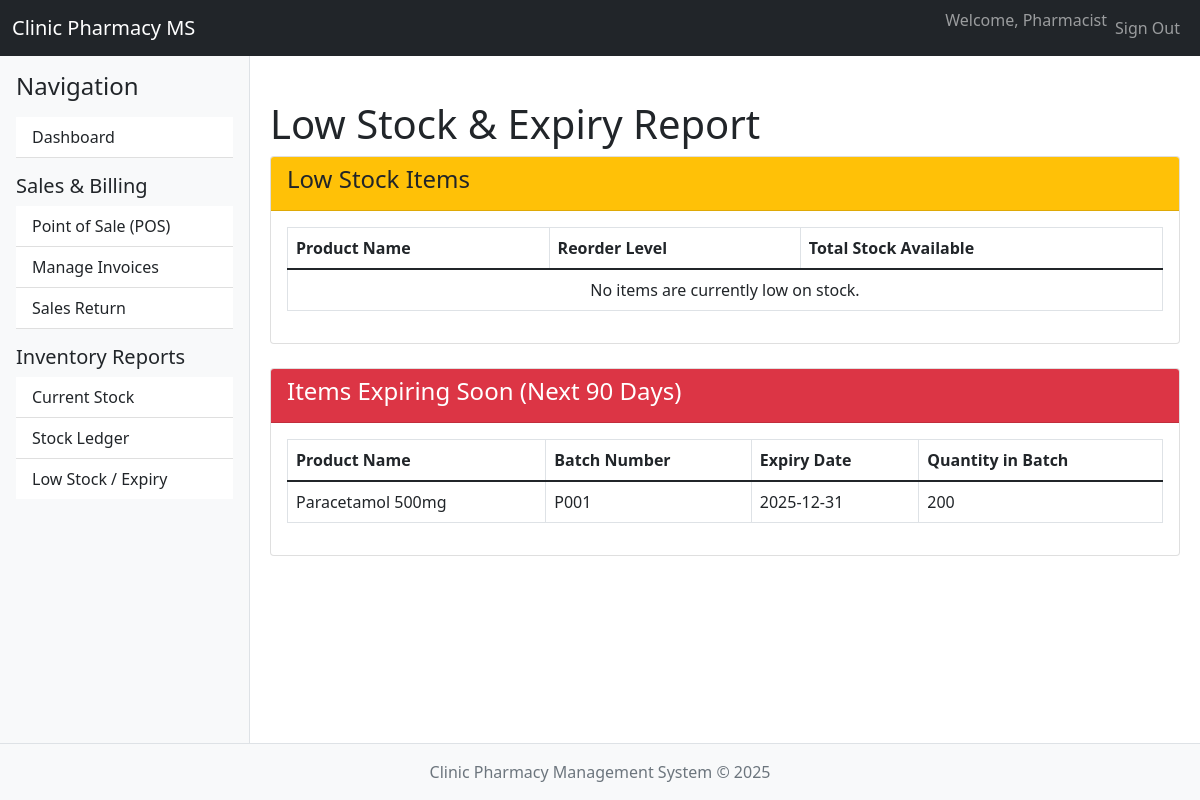
The page /modules/report_low_stock_expiry.php (signed in) on the database its author committed.
### tables this page shows
CREATE TABLE `stock_batches` (
  `id` int(11) NOT NULL AUTO_INCREMENT,
  `product_id` int(11) NOT NULL,
  `batch_number` varchar(255) NOT NULL,
  `mfg_date` date DEFAULT NULL,
  `expiry_date` date DEFAULT NULL,
  `current_qty` int(11) NOT NULL,
  `purchase_price` decimal(10,2) NOT NULL,
  `tax_rate` decimal(5,2) DEFAULT NULL,
  PRIMARY KEY (`id`),
  KEY `product_id` (`product_id`),
  CONSTRAINT `stock_batches_ibfk_1` FOREIGN KEY (`product_id`) REFERENCES `products` (`id`) ON DELETE CASCADE
);

CREATE TABLE `products` (
  `id` INT(11) NOT NULL AUTO_INCREMENT,
  `product_name` VARCHAR(255) NOT NULL,
  `generic_name` VARCHAR(255) DEFAULT NULL,
  `description` VARCHAR(100) DEFAULT NULL,
  `hsn_code` VARCHAR(20) DEFAULT NULL,
  `mrp` DECIMAL(10, 2) NOT NULL,
  `tax_excluded_price` DECIMAL(10, 2) NOT NULL,
  `tax_amount` DECIMAL(10, 2) NOT NULL,
  `taxable` VARCHAR(10) NOT NULL DEFAULT 'yes',
  `itax_rate` DECIMAL(5, 2) NOT NULL,
  `cess_rate` DECIMAL(5, 2) NOT NULL,
  `reorder_level` INT(11) NOT NULL,
  `is_active` TINYINT(1) DEFAULT 1,
  `is_favorite` TINYINT(1) DEFAULT 0,
  `submitted_by` VARCHAR(100) NOT NULL,
  `submitted_date` TIMESTAMP NOT NULL DEFAULT CURRENT_TIMESTAMP,
  `status` VARCHAR(100) NOT NULL DEFAULT 'available',
  PRIMARY KEY (`id`)
);

### modules/report_low_stock_expiry.php (the view, shortened to what this page needs)
<?php
require_once '../includes/header.php';
require_once '../includes/sidebar.php';
require_once '../config/database.php';
$low_stock_items = [];
$expiring_items = [];
$sql_expiring = "
    SELECT p.product_name, sb.batch_number, sb.expiry_date, sb.current_qty
    FROM stock_batches sb
    JOIN products p ON sb.product_id = p.id
    WHERE sb.expiry_date BETWEEN CURDATE() AND DATE_ADD(CURDATE(), INTERVAL 90 DAY)
    ORDER BY sb.expiry_date ASC
";
if ($result = $conn->query($sql_expiring)) {
    while ($row = $result->fetch_assoc()) $expiring_items[] = $row;
}
?>
<h1 class="mt-4">Low Stock & Expiry Report</h1>
<div class="card mb-4">
    <div class="card-header bg-warning"><h4>Low Stock Items</h4></div>
    <div class="card-body">
        <table class="table table-bordered">
            <thead><tr><th>Product Name</th><th>Reorder Level</th><th>Total Stock Available</th></tr></thead>
            <tbody>
                <?php if (empty($low_stock_items)): ?>
                    <tr><td colspan="3" class="text-center">No items are currently low on stock.</td></tr>
                <?php else: ?>
                    <?php foreach ($low_stock_items as $item): ?>
                        <tr><td><?php echo htmlspecialchars($item['product_name']); ?></td><td><?php echo htmlspecialchars($item['reorder_level']); ?></td><td><?php echo htmlspecialchars($item['total_stock']); ?></td></tr>
                    <?php endforeach; ?>
                <?php endif; ?>
            </tbody>
        </table>
    </div>
</div>
<div class="card">
    <div class="card-header bg-danger text-white"><h4>Items Expiring Soon (Next 90 Days)</h4></div>
    <div class="card-body">
        <table class="table table-bordered">
            <thead><tr><th>Product Name</th><th>Batch Number</th><th>Expiry Date</th><th>Quantity in Batch</th></tr></thead>
            <tbody>
                 <?php if (empty($expiring_items)): ?>
                    <tr><td colspan="4" class="text-center">No items are expiring in the next 90 days.</td></tr>
                <?php else: ?>
                    <?php foreach ($expiring_items as $item): ?>
                        <tr><td><?php echo htmlspecialchars($item['product_name']); ?></td><td><?php echo htmlspecialchars($item['batch_number']); ?></td><td><?php echo htmlspecialchars($item['expiry_date']); ?></td><td><?php echo htmlspecialchars($item['current_qty']); ?></td></tr>
                    <?php endforeach; ?>
                <?php endif; ?>
            </tbody>
        </table>
    </div>
</div>
<?php require_once '../includes/footer.php'; ?>

### includes/header.php (style rules this page uses)
body { display: flex; min-height: 100vh; flex-direction: column; }

### rows shown on the page
stock_batches: product.product_name "Paracetamol 500mg", batch_number "P001", expiry_date "2025-12-31", current_qty "200"

### other values the page prints
$_SESSION["name"] "Pharmacist"
